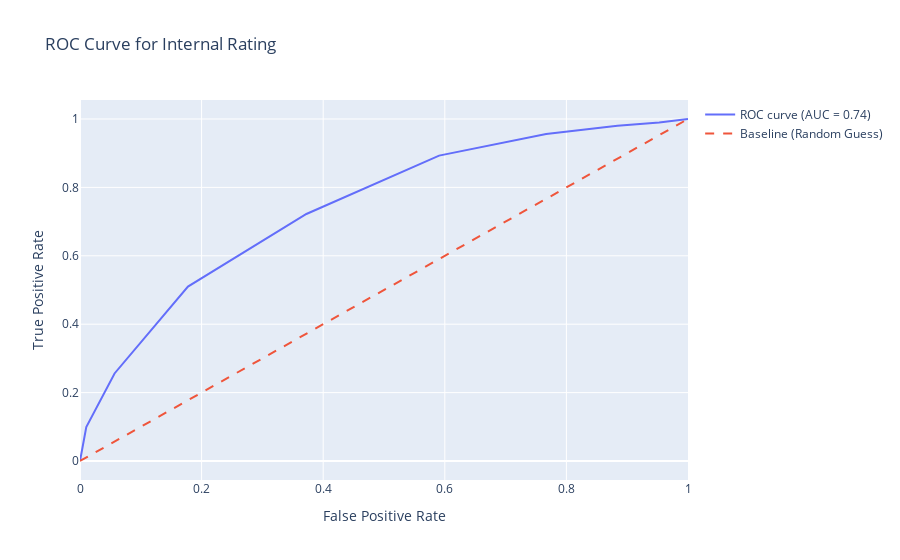

The notebook cell saved with this chart:
### Markdown cell above
With the exception of an observed decrease in default rate between loans rated at a 4 and 5, higher internal credit risk ratings seem to correspond to higher default rates, as is expected.

### Code cell
# ROC curve and AUC for internal rating
fpr, tpr, thresholds = roc_curve(loans['Default flag'], loans['Internal rating'])
auc = roc_auc_score(loans['Default flag'], loans['Internal rating'])

# GenAI created ROC curve
fig = go.Figure()
fig.add_trace(go.Scatter(x=fpr, y=tpr, mode='lines', name=f'ROC curve (AUC = {auc:.2f})'))
fig.add_trace(go.Scatter(x=[0, 1], y=[0, 1], mode='lines', name='Baseline (Random Guess)', line=dict(dash='dash')))
fig.update_layout(title='ROC Curve for Internal Rating',
                  xaxis_title='False Positive Rate',
                  yaxis_title='True Positive Rate',
                  showlegend=True)
fig.show()

### Figure 1 — Plotly figure (JSON) as saved in the notebook; plotly's stock layout.template omitted (floating-point values rounded to 4 significant figures)
{"data": [{"mode": "lines", "name": "ROC curve (AUC = 0.74)", "type": "scatter", "x": [0, 0.01033, 0.05682, 0.1776, 0.3724, 0.5906, 0.7667, 0.884, 0.9526, 1], "y": [0, 0.09921, 0.256, 0.5099, 0.7222, 0.8929, 0.9563, 0.9802, 0.9901, 1]}, {"line": {"dash": "dash"}, "mode": "lines", "name": "Baseline (Random Guess)", "type": "scatter", "x": [0, 1], "y": [0, 1]}], "layout": {"showlegend": true, "title": {"text": "ROC Curve for Internal Rating"}, "xaxis": {"title": {"text": "False Positive Rate"}}, "yaxis": {"title": {"text": "True Positive Rate"}}}}
